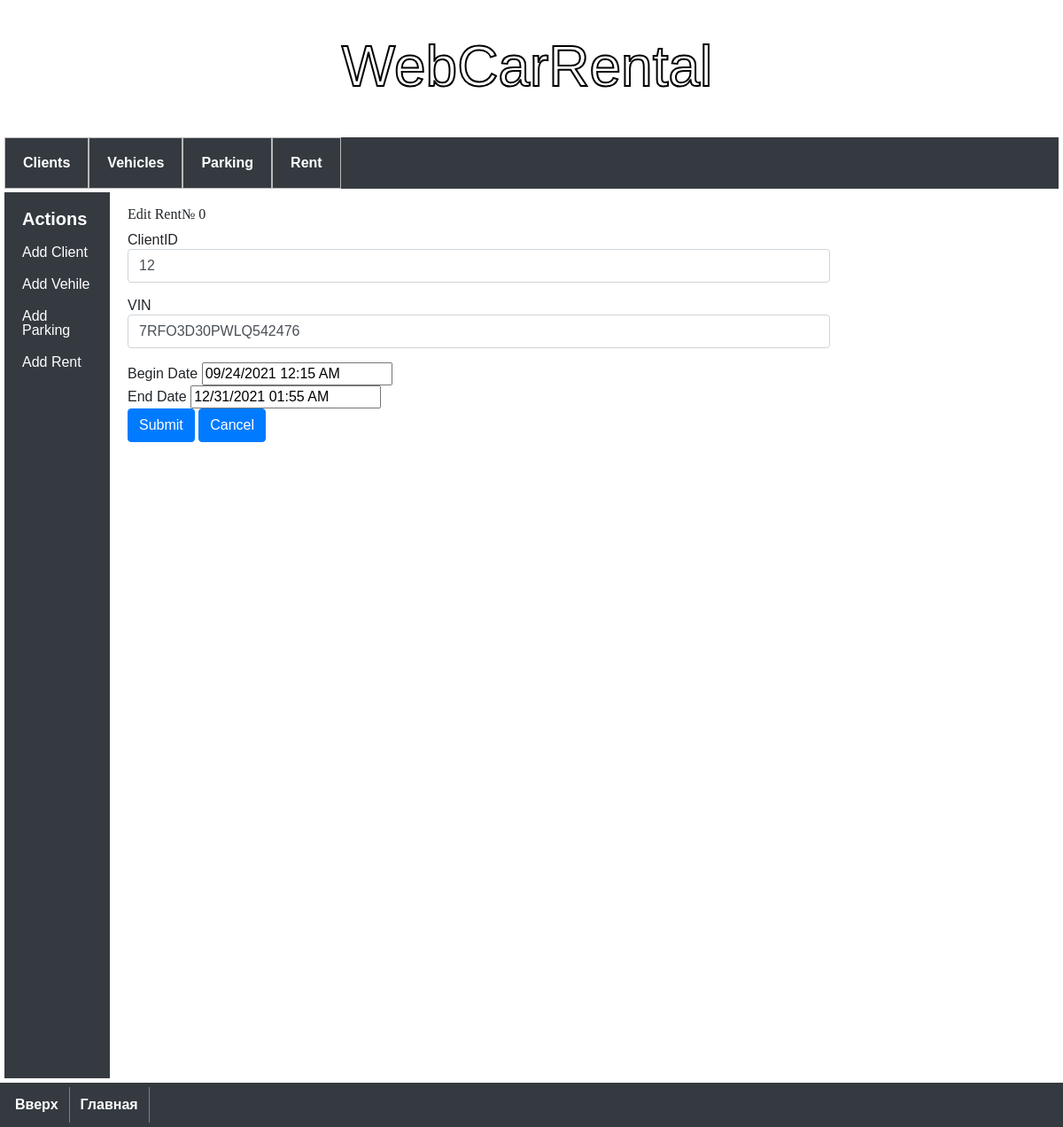
/rent/0/edit-rent, run on the app's committed database.
### model.py (models this page shows)
class Rent(db.Model):
    __tablename__ = 'rent'
    rent_id = db.Column('rent_id', db.INTEGER, primary_key=True, autoincrement=True)
    client_id = db.Column(db.ForeignKey('client.client_id'))
    vin_number = db.Column(db.ForeignKey('vehicle.vin_number'))
    begin_date = db.Column('begin_date', db.String(50), unique=False)
    end_date = db.Column('end_date', db.String(50), unique=False)

### app.py (the view, shortened to what this page needs)
@app.route('/rent/<int:rent_id>/edit-rent', methods=('GET', 'POST'))
def edit_rent(rent_id):
    cur_rent = get_rent(rent_id)
    form = EditAndDeleteRentForm()
    if request.method == 'GET':
        form.client_id.data = cur_rent.client_id
        form.vin_number.data = cur_rent.vin_number
        form.begin_date.data = cur_rent.begin_date
        form.end_date.data = cur_rent.end_date
    return render_template(
        './rent/edit-rent.html',
        rent=cur_rent,
        form=form)

### forms.py
class EditAndDeleteRentForm(FlaskForm):
    submit = SubmitField(label=('Submit'))
    delete = SubmitField(label=('Delete'))
    client_id = StringField(label='ClientID', validators=[
        DataRequired(message="This field must be filled"),
        Length(min=1, max=50, message="Min length 1, Max length 50")
    ])
    vin_number = StringField(label='VIN',
                             validators=[DataRequired(), Length(min=18, max=18)])
    begin_date = StringField(label='Begin Date',
    validators=[DataRequired()])
    end_date = StringField(label='End Date',
    validators=[DataRequired()])

### app.py (called while the page is built)
def get_rent(rent_id):
    return db.session.query(Rent)\
        .filter(Rent.rent_id == rent_id).one_or_none()

### templates/rent/edit-rent.html (shortened to what this page needs)
{% extends 'base.html' %}
{% block content %}
<h1>{% block title %} Edit Rent№ {{ rent.rent_id }} {% endblock %}</h1>
<div class="continer">
       <form class='form-horizontal' method='POST' action="">
              <div class="form-group">
                     {{ form.client_id.label }}
                     {{ form.client_id(class="form-control") }}
              </div>
              <div class="form-group">
                     {{ form.vin_number.label }}
                     {{ form.vin_number(class="form-control") }}
              </div>
              <div class="form-gropu">
                     {{ form.begin_date.label }}
                     {{ form.begin_date }}
              </div>
              <div class="form-gropu">
                     {{ form.end_date.label }}
                     {{ form.end_date }}
              </div>
</div>
<div class="form-group">
       {{ form.submit(class="btn btn-primary") }}
       <a class="btn btn-primary" href="../../rent-list">Cancel</a>
</div>
</div>
{% endblock %}

### static/css/styles.css (style rules this page uses)
h1 { font-size: 30px; font-weight: bold; margin-bottom: 10px; }
h1 { font: 100% serif; }
body { font-family: 'Montserrat', sans-serif; background: url(img/background.jpg) no-repeat center center / cover; }

### data on the page
Rent: rent_id "0", client_id "12", vin_number "7RFO3D30PWLQ542476", begin_date "09/24/2021 12:15 AM", end_date "12/31/2021 01:55 AM"
